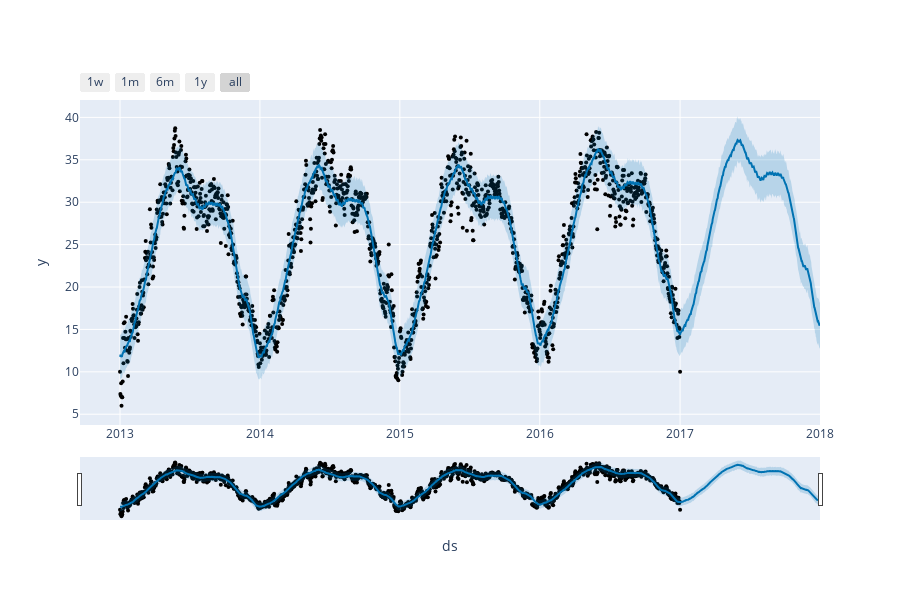

Source (notebook cell):
### Markdown cell above
FINAL PROPHET  MODEL

### Code cell
from prophet import Prophet
from prophet.plot import plot_plotly, plot_components_plotly
model = Prophet()
model.fit(forecast_data)
forecasts = model.make_future_dataframe(periods=365)
predictions = model.predict(forecasts)
plot_plotly(model, predictions)

### Figure 1 — Plotly figure (JSON) as saved in the notebook; plotly's stock layout.template omitted (floating-point values rounded to 4 significant figures; data arrays with more than 128 entries replaced by an {"elided": "..."} marker saying what was removed)
{"data": [{"marker": {"color": "black", "size": 4}, "mode": "markers", "name": "Actual", "type": "scatter", "x": {"elided": "1462 str values"}, "y": {"elided": "1462 float values"}}, {"hoverinfo": "skip", "line": {"width": 0}, "mode": "lines", "type": "scatter", "x": {"elided": "1827 str values"}, "y": {"elided": "1827 float values"}}, {"fill": "tonexty", "fillcolor": "rgba(0, 114, 178, 0.2)", "line": {"color": "#0072B2", "width": 2}, "mode": "lines", "name": "Predicted", "type": "scatter", "x": {"elided": "1827 str values"}, "y": {"elided": "1827 float values"}}, {"fill": "tonexty", "fillcolor": "rgba(0, 114, 178, 0.2)", "hoverinfo": "skip", "line": {"width": 0}, "mode": "lines", "type": "scatter", "x": {"elided": "1827 str values"}, "y": {"elided": "1827 float values"}}], "layout": {"height": 600, "showlegend": false, "width": 900, "xaxis": {"rangeselector": {"buttons": [{"count": 7, "label": "1w", "step": "day", "stepmode": "backward"}, {"count": 1, "label": "1m", "step": "month", "stepmode": "backward"}, {"count": 6, "label": "6m", "step": "month", "stepmode": "backward"}, {"count": 1, "label": "1y", "step": "year", "stepmode": "backward"}, {"step": "all"}]}, "rangeslider": {"visible": true}, "title": {"text": "ds"}, "type": "date"}, "yaxis": {"title": {"text": "y"}}}}
